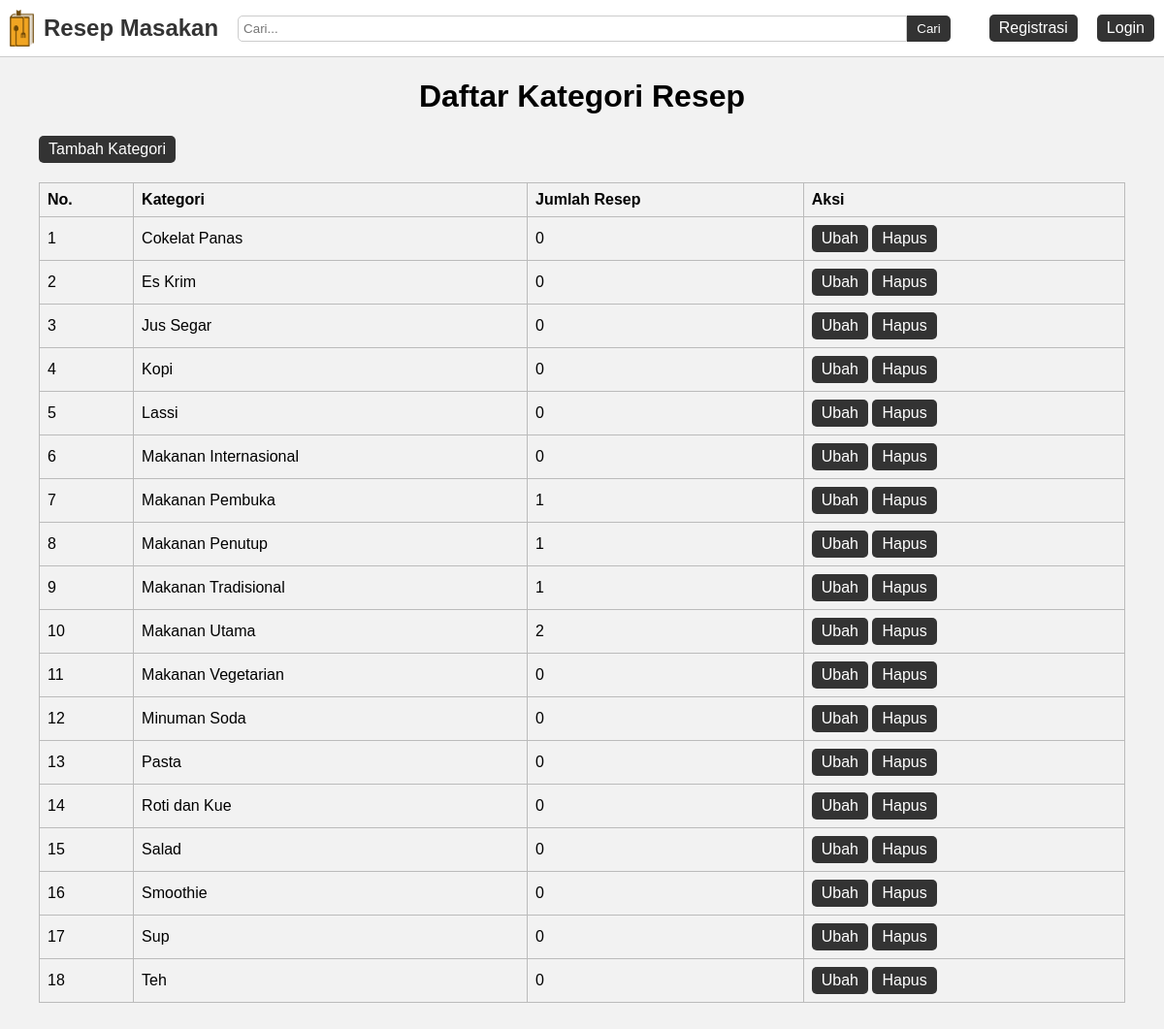
The page /kategori.php on the database its author committed.
### tables this page shows
CREATE TABLE `kategori` (
  `id_kategori` int(11) NOT NULL,
  `kategori` varchar(100) NOT NULL
);

CREATE TABLE `resep` (
  `id_resep` int(11) NOT NULL,
  `nama_resep` varchar(100) NOT NULL,
  `deskripsi_resep` text NOT NULL,
  `bahan` text NOT NULL,
  `langkah` text NOT NULL,
  `foto_resep` text DEFAULT NULL,
  `tanggal_resep_dibuat` datetime NOT NULL,
  `id_kategori` int(11) NOT NULL,
  `id_user` int(11) NOT NULL
);

### kategori.php (the view, shortened to what this page needs)
<?php
	require_once 'koneksi.php';
	$kategori = mysqli_query($koneksi, "SELECT *, COUNT(resep.id_resep) AS jumlah_resep FROM kategori LEFT JOIN resep ON kategori.id_kategori = resep.id_kategori GROUP BY kategori.id_kategori ORDER BY kategori ASC");
?>
<html>
<head>
	<?php include_once 'include_head.php'; ?>
</head>
<body>
	<?php include_once 'include_navbar.php'; ?>
	<div class="container padding-10px margin-top-bottom-50px">
		<h1 class="text-center">Daftar Kategori Resep</h1>
		<a class="button margin-bottom-20px" href="tambah_kategori.php">Tambah Kategori</a>
		<div class="table-responsive">
			<table>
				<tr>
					<th>No.</th>
					<th>Kategori</th>
					<th>Jumlah Resep</th>
					<th>Aksi</th>
				</tr>
				<?php $i = 1; ?>
				<?php foreach ($kategori as $data_kategori): ?>
					<tr>
						<td><?= $i++; ?></td>
						<td><?= $data_kategori['kategori']; ?></td>
						<td><?= $data_kategori['jumlah_resep']; ?></td>
						<td>
							<a href="ubah_kategori.php?id_kategori=<?= $data_kategori['id_kategori']; ?>" class="button">Ubah</a>
							<a onclick="return confirm('Apakah Anda yakin ingin menghapus Kategori <?= $data_kategori['kategori']; ?>?')" href="hapus_kategori.php?id_kategori=<?= $data_kategori['id_kategori']; ?>" class="button">Hapus</a>
						</td>
					</tr>
				<?php endforeach ?>
			</table>
		</div>
	</div>
</body>
</html>

### include_head.php (shortened to what this page needs)
<link rel="stylesheet" href="style.css">

### include_navbar.php
<nav class="navbar">
  <div class="navbar-container">
    <a class="navbar-title" href="index.php"><img src="img/logo.png" width="25"> <span>Resep Masakan</span></a>
    <form action="index.php" method="get" class="navbar-search">
      <input type="text" name="cari" placeholder="Cari..." value="<?= (isset($_GET['cari'])? $_GET['cari'] : ""); ?>" required>
      <button type="submit">Cari</button>
    </form>
    <div class="navbar-buttons">
      <?php if (isset($_SESSION['id_user'])): ?>
        <a href="resep.php">Resep Ku</a>
        <?php
          $id_user = $_SESSION['id_user'];
          $data_user = mysqli_fetch_assoc(mysqli_query($koneksi, "SELECT * FROM user WHERE id_user = '$id_user'"));
          $username = $data_user['username'];
        ?>
        <a href="kategori.php">Kategori</a>
        <a href="profile.php">Profile</a>
      <?php else: ?>
        <a href="registrasi.php">Registrasi</a>
        <a href="login.php">Login</a>
      <?php endif ?>
    </div>
  </div>
</nav>

### style.css (style rules this page uses)
* { box-sizing: border-box; font-family: 'Arial', sans-serif; }
body { background-color: #f2f2f2; margin: 0; }
.container { width: 100%; padding-right: 15px; padding-left: 15px; margin-right: auto; margin-left: auto; }
.margin-top-bottom-50px { margin-top: 50px; margin-bottom: 50px; }
.margin-bottom-20px { margin-bottom: 20px; }
.padding-10px { padding: 10px; }
.text-center { text-align: center; }
.navbar { position: fixed; top: 0; left: 0; width: 100%; background-color: #fff; border-bottom: 1px solid #ccc; z-index: 9999; }
.navbar-container { max-width: 1200px; margin: 0 auto; display: flex; justify-content: space-between; align-items: center; padding: 10px; }
.navbar-title { font-size: 24px; font-weight: bold; color: #333; text-decoration: none; display: flex; align-items: center; }
.navbar-title img { margin-right: 10px; }
.navbar-title span { display: inline-block; vertical-align: middle; }
.navbar-search { display: flex; flex-grow: 1; margin: 0 20px; }
.navbar-search input[type="text"] { flex-grow: 1; padding: 5px; border-radius: 5px 0 0 5px; }
.navbar-search button { padding: 5px 10px; background-color: #333; color: #fff; border-radius: 0 5px 5px 0; border: none; cursor: pointer; }
.navbar-buttons { display: flex; justify-content: flex-end; align-items: center; border-radius: 5px; }
.navbar-buttons a { color: #fff; text-decoration: none; margin-left: 20px; background-color: #333; padding: 5px 10px; border-radius: 5px; }
input, textarea, select { width: 100%; padding: 10px; border-radius: 5px; border: 1px solid #ccc; box-sizing: border-box; }
.button { display: inline-block; color: #fff; text-decoration: none; border: none; border-radius: 5px; text-align: center; background-color: #333; padding: 5px 10px; }
@media (min-width: 768px) { .container { max-width: 720px; } }
@media (min-width: 768px) { .margin-top-bottom-50px { margin-top: 50px; } }
@media (min-width: 992px) { .container { max-width: 960px; } }
@media (min-width: 992px) { .margin-top-bottom-50px { margin-top: 50px; } }
@media (min-width: 1200px) { .container { max-width: 1140px; } }
@media (min-width: 1200px) { .margin-top-bottom-50px { margin-top: 50px; } }
.table-responsive { overflow-x: auto; }
.table-responsive table { width: 100%; border-collapse: collapse; }
.table-responsive th, .table-responsive td { padding: 8px; text-align: left; border: 1px solid #bbb; }

### rows shown on the page
kategori: kategori "Cokelat Panas", jumlah_resep "0"
kategori: kategori "Es Krim", jumlah_resep "0"
kategori: kategori "Jus Segar", jumlah_resep "0"
kategori: kategori "Kopi", jumlah_resep "0"
kategori: kategori "Lassi", jumlah_resep "0"
kategori: kategori "Makanan Internasional", jumlah_resep "0"
resep: id_kategori.kategori "Makanan Pembuka", jumlah_resep "1"
resep: id_kategori.kategori "Makanan Penutup", jumlah_resep "1"
resep: id_kategori.kategori "Makanan Tradisional", jumlah_resep "1"
resep: id_kategori.kategori "Makanan Utama", jumlah_resep "2"
kategori: kategori "Makanan Vegetarian", jumlah_resep "0"
kategori: kategori "Minuman Soda", jumlah_resep "0"
kategori: kategori "Pasta", jumlah_resep "0"
kategori: kategori "Roti dan Kue", jumlah_resep "0"
kategori: kategori "Salad", jumlah_resep "0"
kategori: kategori "Smoothie", jumlah_resep "0"
kategori: kategori "Sup", jumlah_resep "0"
kategori: kategori "Teh", jumlah_resep "0"
